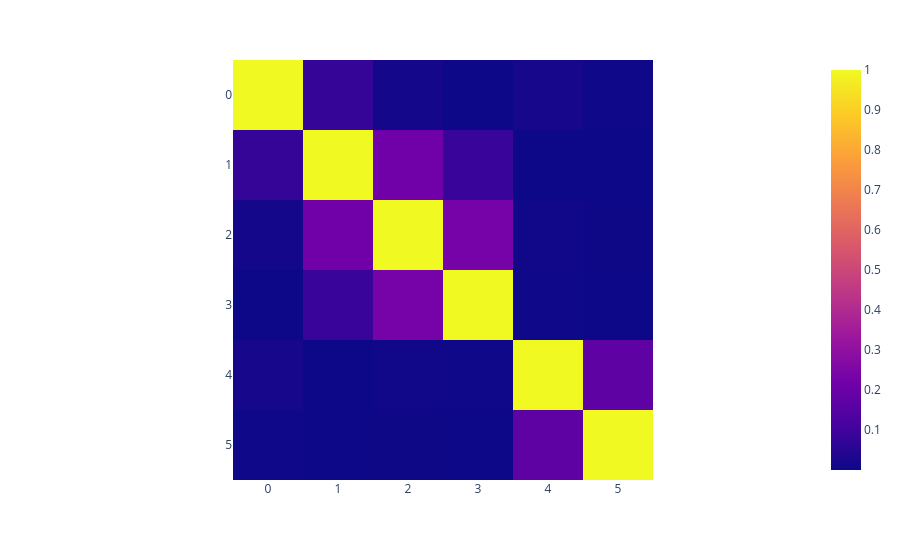

The cell this chart's notebook holds for it:
### Code cell
# Calculate and plot the global MAC matrix
MAC = np.zeros((n_modes, n_modes))
for i in range(n_modes):
    for j in range(n_modes):
        MAC[i, j] = (np.abs(Phi_id[:, i].conj().T @ Phi_id[:, j]))**2 / ((Phi_id[:, i].conj().T @ Phi_id[:, i]) * (Phi_id[:, j].conj().T @ Phi_id[:, j]))

# Plot the MAC matrix: Check if the off-diagonal elements are close to zero
fig = px.imshow(MAC)
fig.show()

### Figure 1 — Plotly figure (JSON) as saved in the notebook; plotly's stock layout.template omitted (floating-point values rounded to 4 significant figures)
{"data": [{"coloraxis": "coloraxis", "hovertemplate": "x: %{x}<br>y: %{y}<br>color: %{z}<extra></extra>", "name": "0", "type": "heatmap", "xaxis": "x", "yaxis": "y", "z": [[1.0, 0.07749, 0.01548, 0.0007522, 0.01745, 0.003391], [0.07749, 1.0, 0.2174, 0.08338, 0.001112, 0.0001565], [0.01548, 0.2174, 1.0, 0.2315, 0.00877, 0.001551], [0.0007522, 0.08338, 0.2315, 1.0, 0.003286, 0.0008714], [0.01745, 0.001112, 0.00877, 0.003286, 1.0, 0.1714], [0.003391, 0.0001565, 0.001551, 0.0008714, 0.1714, 1.0]]}], "layout": {"coloraxis": {"colorscale": [[0, "#0d0887"], [0.1111, "#46039f"], [0.2222, "#7201a8"], [0.3333, "#9c179e"], [0.4444, "#bd3786"], [0.5556, "#d8576b"], [0.6667, "#ed7953"], [0.7778, "#fb9f3a"], [0.8889, "#fdca26"], [1, "#f0f921"]]}, "margin": {"t": 60}, "xaxis": {"anchor": "y", "constrain": "domain", "domain": [0, 1], "scaleanchor": "y"}, "yaxis": {"anchor": "x", "autorange": "reversed", "constrain": "domain", "domain": [0, 1]}}}
